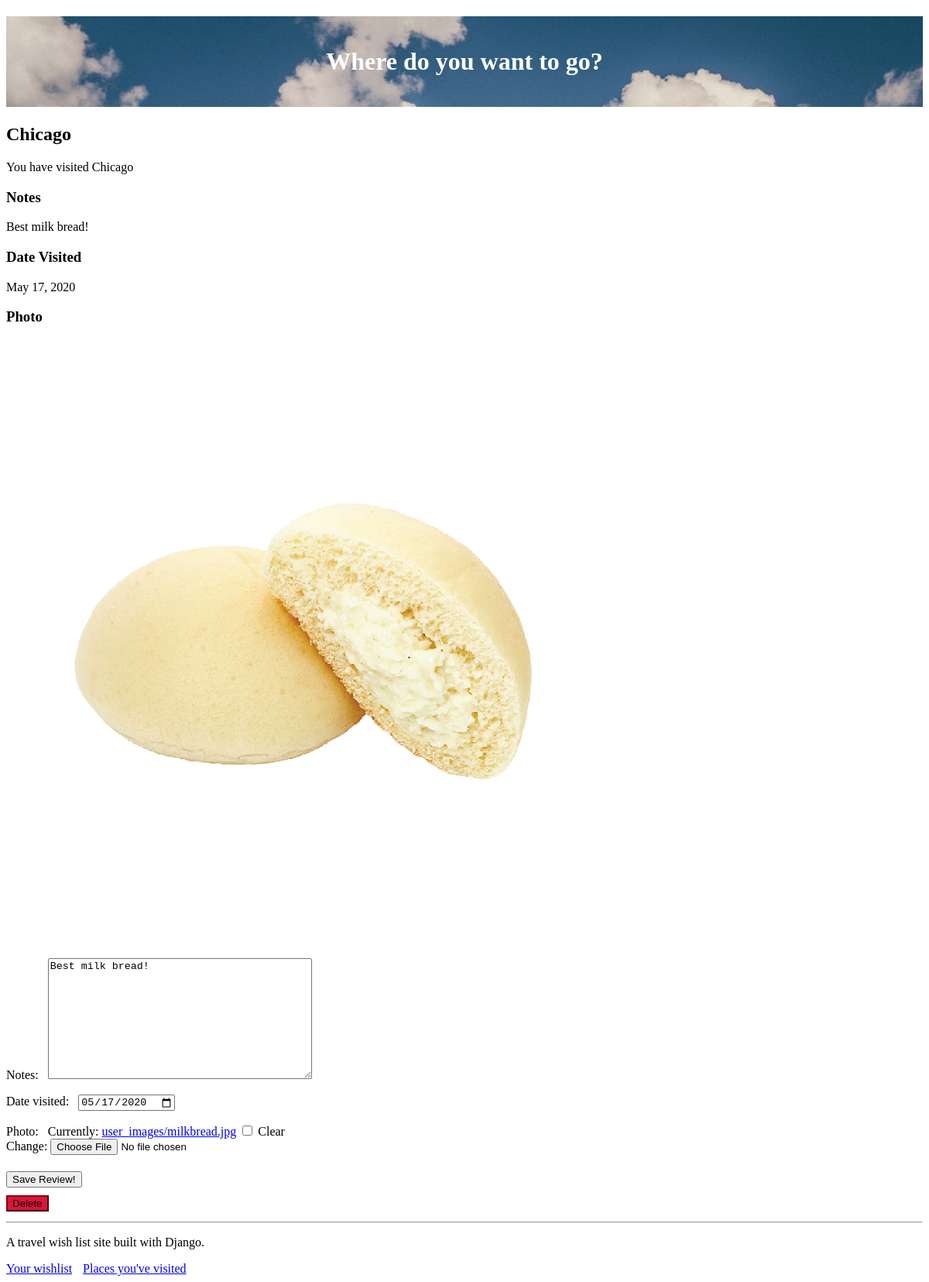
Screenshot of /place/16 (signed in) with the database file from the repository.
### travel_wishlist/models.py (models this page shows, shortened)
class Place(models.Model):
    user = models.ForeignKey('auth.User', null=False, on_delete=models.CASCADE)
    name = models.CharField(max_length=200)
    visited = models.BooleanField(default=False)
    notes = models.TextField(blank=True, null=True)
    date_visited = models.DateField(blank=True, null=True)
    photo = models.ImageField(upload_to='user_images/', blank=True, null=True)

### travel_wishlist/views.py (the view)
# urls.py: path('place/<int:place_pk>', views.place_details, name='place_details'),
@login_required
def place_details(request, place_pk):
    place = get_object_or_404(Place, pk=place_pk)
    if place.user != request.user:
        return HttpResponseForbidden()
    if request.method == 'POST':
        form = TripReviewForm(request.POST, request.FILES, instance=place)
        if form.is_valid():
            form.save()
            messages.info(request, 'Trip information updated!')
        else:
            messages.error(request, form.errors) # temporary, refine later
        return redirect('place_details', place_pk=place_pk) # redirect as a GET request
    else:
        if place.visited:
            review_form = TripReviewForm(instance=place)  # Pre-populate with data from this Place instance
            return render(request, 'travel_wishlist/place_detail.html', {'place': place, 'review_form': review_form} )
        else:
            return render(request, 'travel_wishlist/place_detail.html', {'place': place} )

### travel_wishlist/forms.py
class TripReviewForm(forms.ModelForm):
    class Meta: # describing info about the object
        model = Place
        fields = ('notes', 'date_visited', 'photo')
        widgets = {
            'date_visited': DateInput() # date customization for user friendly
        }

### travel_wishlist/templates/travel_wishlist/place_detail.html (shortened to what this page needs)
{% extends 'travel_wishlist/base.html' %}
{% load static %}
{% block content %}
<h2>{{ place.name }}</h2>
{% if place.visited %}
    <P>You have visited {{ place.name }}</p>
    <h3>Notes</h3>
    <P>{{ place.notes|default:"No Notes" }}</p>
    <h3>Date Visited</h3>
    <P>{{ place.date_visited|default:"Date visited not set" }}</p>
    <h3>Photo</h3>
    {% if place.photo %}
        <img src="{{ place.photo.url }}">
    {% else %}
        <P>No photo uploaded</p>
    {% endif %}
    <form action="{% url 'place_details' place.pk %}" method="POST" enctype="multipart/form-data">
        {{ review_form.as_p }}
        <button type="submit">Save Review!</button>
    </form>
{% else %}
    <p>You have not visited {{ place.name }}</p>
    <form action="{% url 'place_was_visited' place.pk %}" method="POST">
        {% csrf_token %}
        <button type="submit" class="visited">Visited!</button>
    </form>
{% endif %}
<form action="{% url 'delete_place' place.pk %}" method="POST">
    <button type=submit class="delete">Delete</button>
</form>
{% endblock %}

### travel_wishlist/static/css/style.css (style rules this page uses)
label { display: inline-block; padding-right: 8px; }
button { margin: 5px 0px 5px 0; }
.delete { background-color: crimson; border-color: darkred; }

### rows the page displays
Place: name "Chicago", notes "Best milk bread!", date_visited "May 17, 2020", photo (picture), date_visited "05/17/2020"
